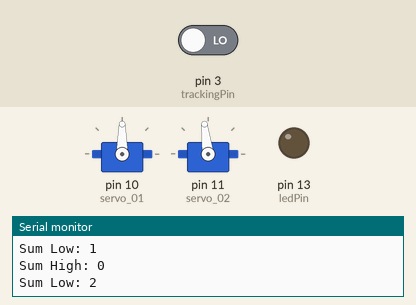
This sketch was run on a simulated Arduino Uno, built with avr-gcc and run on an emulated ATmega328P. Parts: 2 × servo, output pins drawn as LEDs (lit = HIGH), the last lines printed to the serial monitor. The test bench sets the inputs (shaded band); at power-on: pin 3 (trackingPin) LOW.

Above: at 9.9 s.
10.0 s: pin 3 (trackingPin) driven HIGH
At 10.4 s:
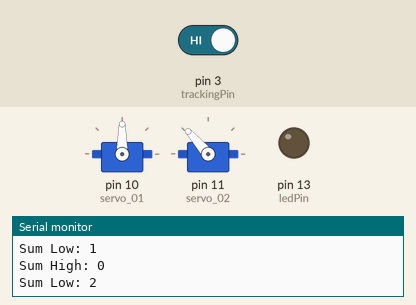
At 14.02 s:
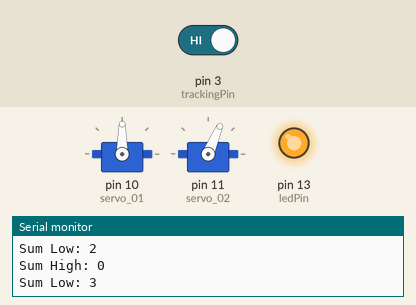
Timing chart, 0 to 36.7 s (numbered marks = the images above; inputs shaded):
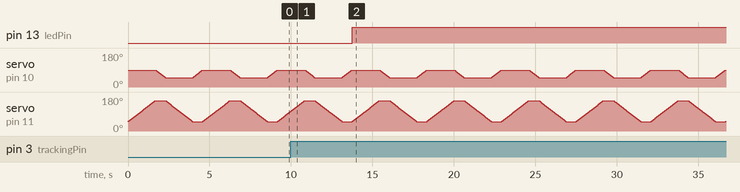

The sketch:

servo_encoder_test_01.ino
```cpp
/* Servo Encoder Test_Code
Purpose: Control two servos and test the encoder
Author: Roboball 09/2018
*/
#include <Servo.h>

// init servo globals
Servo arm_down;  // create servo object
Servo arm_up; // create servo object
int servo_01 = 10;
int servo_02 = 11;
int pos_down = 0;
int pos_up = 90;
// init encoder globals
const int trackingPin = 3; //the tracking module attach to pin 2
const int ledPin = 13; //pin13 built-in led
int sum_high = 0; // sum up all high values
int sum_low= 0;  // sum up all low values

void setup() {
  // setup servos
  arm_up.attach(servo_01);  // attach servos to pins
  arm_down.attach(servo_02);
  arm_up.write(pos_up);              // tell servo to go to position in variable 'pos'
  // setup encoder
  pinMode(trackingPin, INPUT); // set trackingPin as INPUT
  pinMode(ledPin, OUTPUT); //set ledPin as OUTPUT
  Serial.begin(9600);
  Serial.println("Start Recording");
  Serial.println("");
}

void loop() {

   boolean val = digitalRead(trackingPin); // read the value of tracking module
  if(val == HIGH){ //if it is HiGH{
    digitalWrite(ledPin, HIGH); //turn off the led
    sum_high = sum_high +1;
    //Serial.println("Low");
  }
  else{
    digitalWrite(ledPin, LOW); //turn on the led
    sum_low = sum_low +1;
    //Serial.println("High");
  }

  for (pos_down = 50; pos_down <= 160; pos_down += 1) { // goes from 0 degrees to 180 degrees
       arm_down.write(pos_down);              // tell servo to go to position in variable 'pos'
       delay(15);                       // waits 15ms for the servo to reach the position
  }
  for (pos_up = 90; pos_up >= 50; pos_up -= 1) { // goes from 180 degrees to 0 degrees
       arm_up.write(pos_up);              // tell servo to go to position in variable 'pos'
       delay(15);                       // waits 15ms for the servo to reach the position
  }
  for (pos_down = 160; pos_down >= 50; pos_down -= 1) { // goes from 180 degrees to 0 degrees
       arm_down.write(pos_down);              // tell servo to go to position in variable 'pos'
       delay(15);                       // waits 15ms for the servo to reach the position
  }
  for (pos_up = 50; pos_up <= 90; pos_up += 1) { // goes from 180 degrees to 0 degrees
       arm_up.write(pos_up);              // tell servo to go to position in variable 'pos'
       delay(15);                       // waits 15ms for the servo to reach the position
  }
  Serial.print("Sum High: ");
  Serial.println(sum_high);
  Serial.print("Sum Low: ");
  Serial.println(sum_low);
}
```

Measured:
- after the input at 10.0 s, pin 13 (ledPin): LOW → HIGH after 3.8 s
